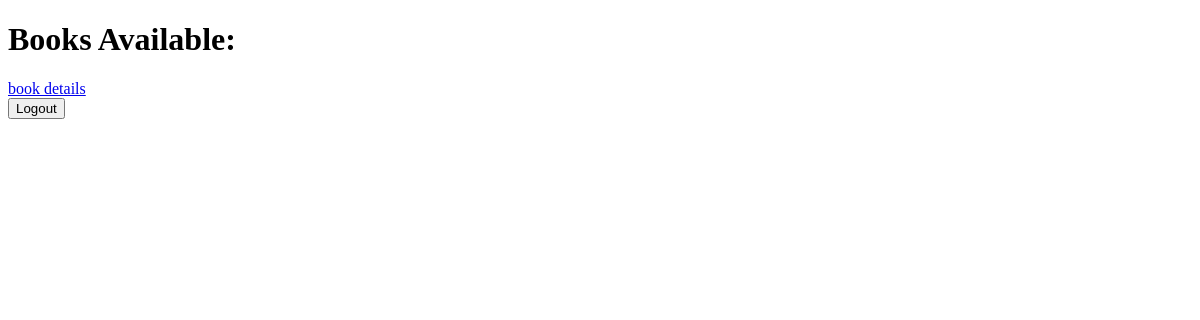
The app's page /, older data.
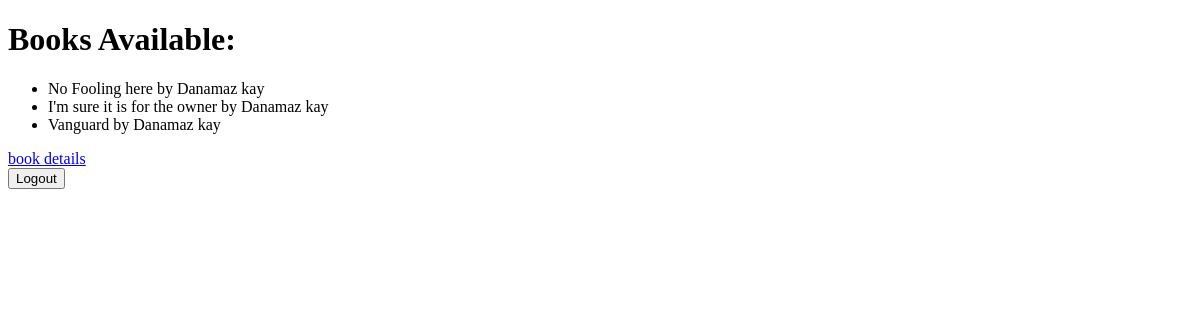
The same page, newer data.
### relationship_app/models.py (models this page shows, shortened)
class Book(models.Model):
    title = models.CharField(max_length=255)
    author = models.ForeignKey(
        Author,
        on_delete=models.CASCADE,
        related_name='books'
        )
    class Meta:
        permissions = [
            ("can_add_book", "can add a book"),
            ("can_change_book", "can change a book"),
            ("can_delete_book", "can delete a book"),
        ]

class Author(models.Model):
    name = models.CharField(max_length=255)

### relationship_app/views.py (the view)
# urls.py: path('', views.list_books, name='book-list'),
def list_books(request):
    books = Book.objects.all()
    return render(request,'relationship_app/list_books.html', {'books':books})

### relationship_app/templates/relationship_app/list_books.html (shortened to what this page needs)
<!doctype html>
<html lang="en">
  <head>
  </head>
  <body>
    <h1>Books Available:</h1>
    <ul>
      {% for book in books %}
      <li>{{ book.title }} by {{ book.author.name }}</li>
      {% endfor %}
    </ul>
    <a href="{% url 'books-details'%}">book details</a>
    <form method="post" action="{% url 'logout' %}">
  <button type="submit">Logout</button>
    </form>
  </body>
</html>

Row changes from the older to the newer data that the page shows:
added Book: title "No Fooling here", author.name "Danamaz kay"
added Book: title "I'm sure it is for the owner", author.name "Danamaz kay"
added Book: title "Vanguard", author.name "Danamaz kay"
